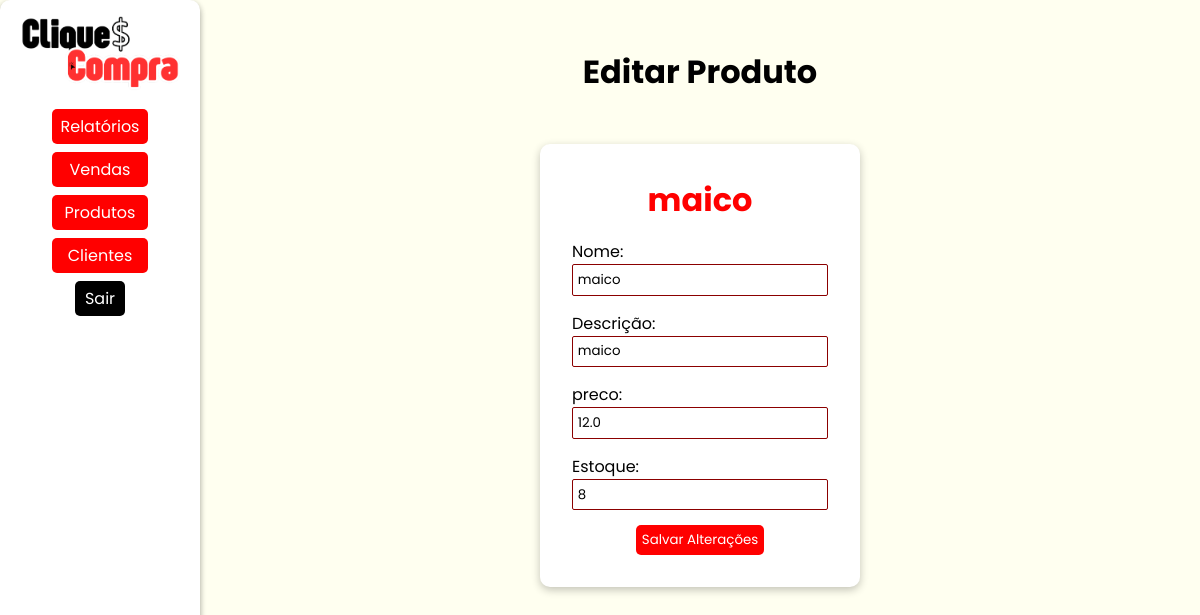
The page /produtos/edit/1 (signed in) on the database as committed earlier.
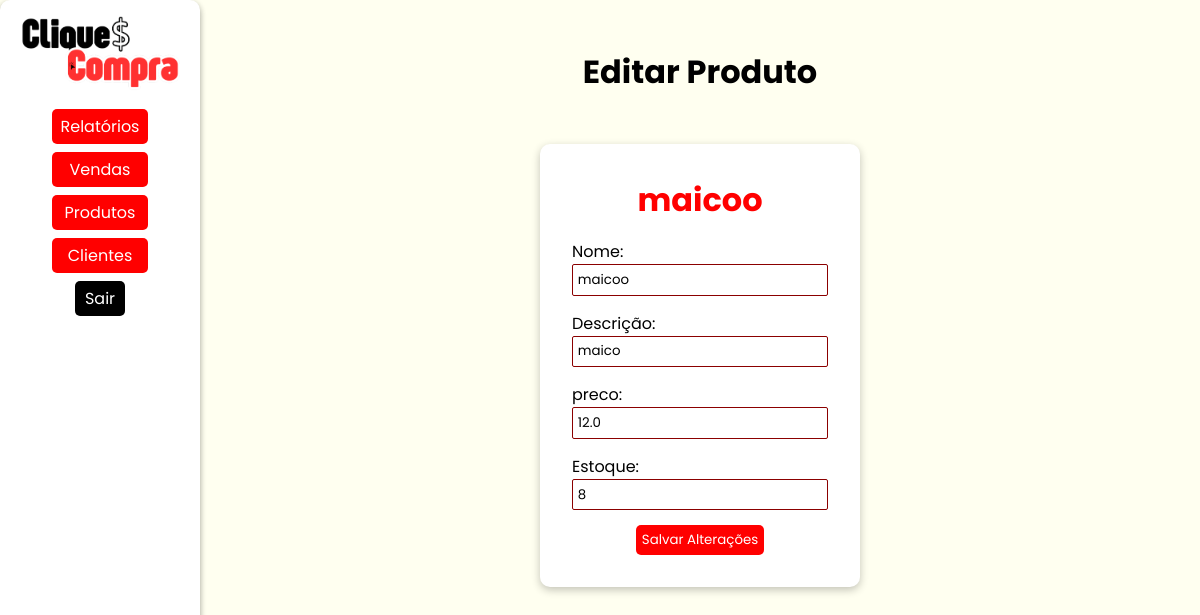
The same page on the database as committed later.
### models/produtos.py (models this page shows, shortened)
class Produto(Base):
    __tablename__ = 'tb_produtos'
    pro_id: Mapped[int] = mapped_column(primary_key=True, autoincrement=True)
    pro_nome: Mapped[str] = mapped_column(nullable=False)
    pro_descricao: Mapped[str] = mapped_column(nullable=False)
    pro_preco: Mapped[float] = mapped_column(nullable=False)
    pro_estoque: Mapped[int] = mapped_column()
    @classmethod
    def find(cls, **kwargs):
        if 'nome' in kwargs:
            sql = text("SELECT * FROM tb_produtos WHERE pro_nome = :nome")
            produto = session.execute(sql, {"nome": kwargs['nome']}).fetchone()
        elif 'id' in kwargs:
            return session.query(cls).filter_by(pro_id=kwargs['id']).first()
            sql = text("SELECT * FROM tb_produtos WHERE pro_id = :id")
            produto = session.execute(sql, {"id": kwargs['id']}).fetchone()
        else:
            raise AttributeError('A busca deve ser feita por nome ou id.')
        return produto

### controllers/produtos.py (the view)
@produto_bp.route('/edit/<int:pro_id>', methods=['GET','POST'])
@login_required
def edit(pro_id):
    produto = Produto.find(id=pro_id)
    if request.method == 'POST':
        nome_produto = request.form['nome']
        desc_produto = request.form['descricao']
        preco_produto = request.form['preco']
        estoque_produto = request.form['estoque']
        if int(estoque_produto) < 0:
            flash('Valor inválido','error')
            return redirect(url_for('produtos.edit',pro_id=pro_id))
        if produto:
            produto.pro_nome = nome_produto
            produto.pro_descricao = desc_produto
            produto.pro_preco = preco_produto
            produto.pro_estoque = estoque_produto
            session.commit()
            flash("Produto Editado com Sucesso", "success")
        else:
            flash("Erro ao editar o produto", "error")
        return redirect(url_for('produtos.view'))
    else:
        return render_template('produtos/edit.html', produto=produto)

### controllers/clientes.py (called while the page is built)
@login_manager.user_loader
def load_user(user_id):
    return Cliente.find(id=user_id)

### models/clientes.py (called while the page is built, shortened)
    @classmethod
    def find(cls, **kwargs):
        if 'email' in kwargs:
            return session.query(cls).filter_by(cli_email=kwargs['email']).first() #SELECT * FROM tb_clientes WHERE cli_email = email
        elif 'id' in kwargs:
            return session.query(cls).filter_by(cli_id=kwargs['id']).first() #SELECT * FROM tb_clientes WHERE cli_id = id
        else:
            raise AttributeError('A busca deve ser feita por email ou id.')

### templates/produtos/edit.html (shortened to what this page needs)
{% extends "model.html" %}
{% block head_extras %}
<link rel="stylesheet" href="{{ url_for('static', filename='style/model.css') }}">
<link rel="stylesheet" href="{{ url_for('static', filename='style/edit.css') }}">
{% endblock %}
{% block content %}
<nav>
    <img src="../../static/assets/cliqueconta.png" alt="Logo do CliqueCompra">
    <div class="links">
        <div class="dropdown">
            <button class="dropdown-button" onclick="toggleDropdown('relatorios-menu')">Relatórios</button>
        </div>
        <div class="dropdown">
            <button class="dropdown-button" onclick="toggleDropdown('vendas-menu')">Vendas</button>
        </div>
        <div class="dropdown">
            <button class="dropdown-button" onclick="toggleDropdown('produtos-menu')">Produtos</button>
        </div>
        <div class="dropdown">
            <button class="dropdown-button" onclick="toggleDropdown('clientes-menu')">Clientes</button>
        </div>
        <a class='sair' href="{{url_for('cliente.logout')}}">Sair</a>
    </div>
</nav>
<main>
    <h1>Editar Produto</h1>
    <form action="{{ url_for('produtos.edit', pro_id=produto.pro_id) }}" method="POST">
        <h1>{{produto.pro_nome}}</h1>
        <div>
            <label for="nome">Nome:</label>
            <input type="text" id="nome" name="nome" value="{{ produto.pro_nome }}" required>
        </div>
        <div>
            <label for="descricao">Descrição:</label>
            <input type="text" id="descricao" name="descricao" value="{{ produto.pro_descricao }}" required>
        </div>
        <div>
            <label for="preco">preco:</label>
            <input type="number" id="preco" name="preco" step="0.01" value="{{ produto.pro_preco }}">
        </div>
        <div>
            <label for="estoque">Estoque:</label>
            <input type="number" id="estoque" name="estoque" value="{{ produto.pro_estoque }}">
        </div>
        <button type="submit">Salvar Alterações</button>
    </form>
</main>
{% endblock %}

Rows that differ between the two databases and show on the page:
changed Produto "maico": pro_nome "maico" → "maicoo"; nome "maico" → "maicoo"
